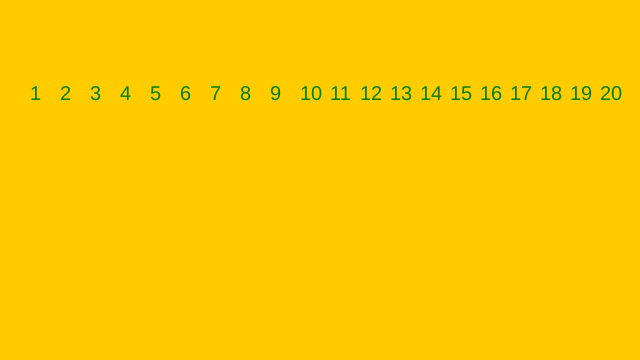
Frame 1 (no input)
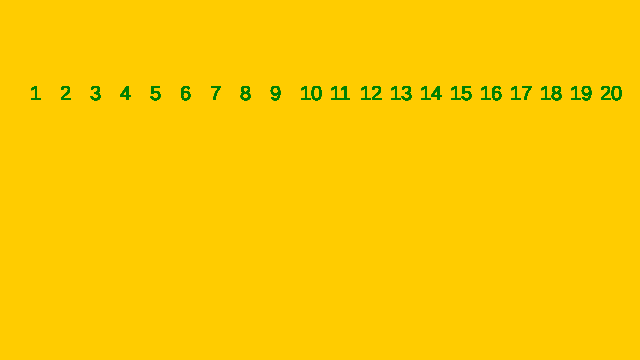
Frame 60 (no input)
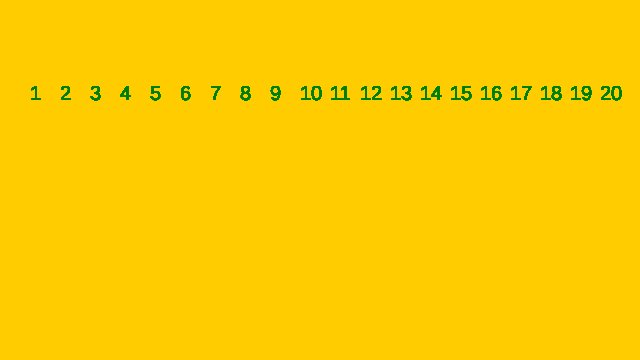
Frame 120 (the mouse pressed at the canvas centre since frame 60)

The p5.js sketch that drew these frames (run headless with seeded random() and noise() and a simulated clock; from frame 60 on, the mouse is pressed at the canvas centre):

// p5.js sketch
// ── sketch.js
/*Koden nedenfor er skrevet mhp at introducere programmeringsbegreber i Informatik på C-niveau i gymnasiet. Her løkker...*/


function setup() {
    createCanvas(640, 360);
    background(255,204,0);
}

function draw() {
    fill('green');
    noStroke();
    textSize(20);
    
    for(i=1; i<21; i++){
        text(i, i*30, 100);
    }
}
